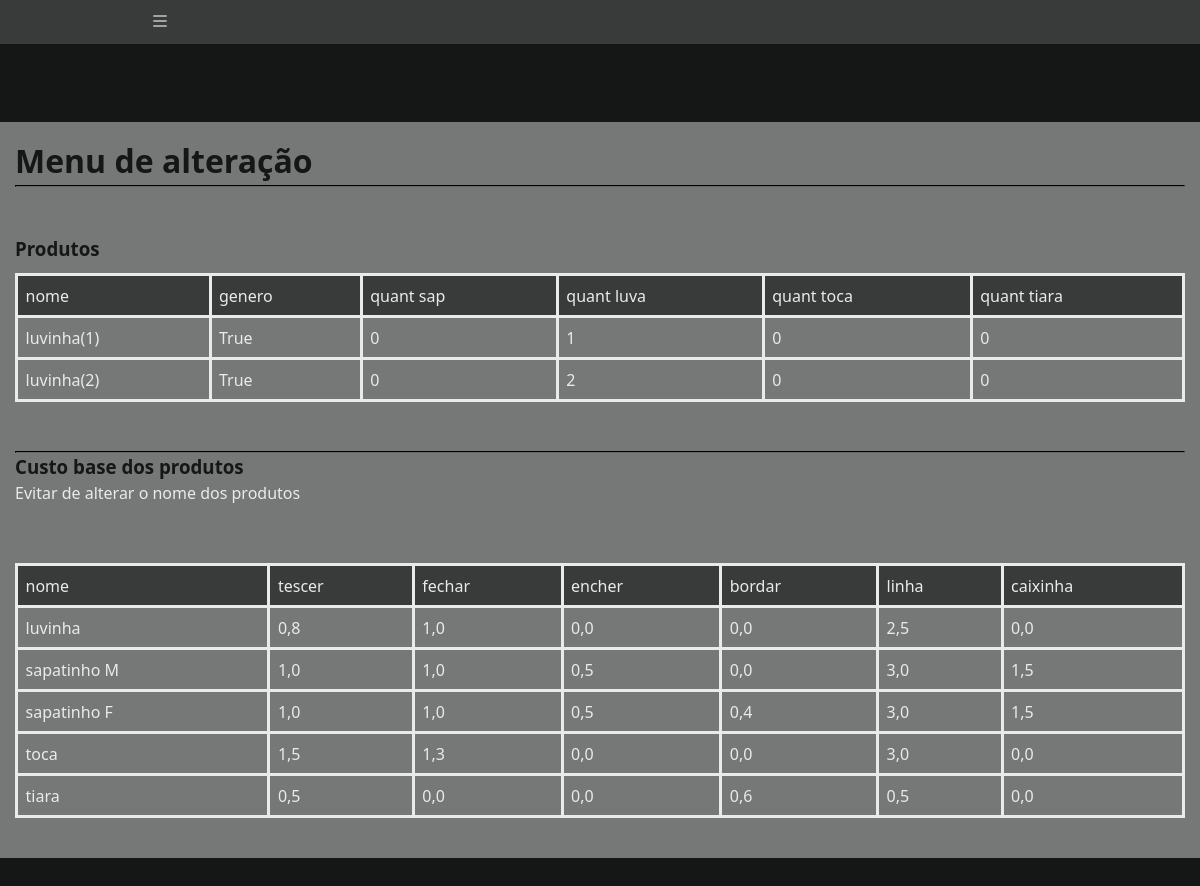
/Alterar/, run on an earlier commit of the app's database.
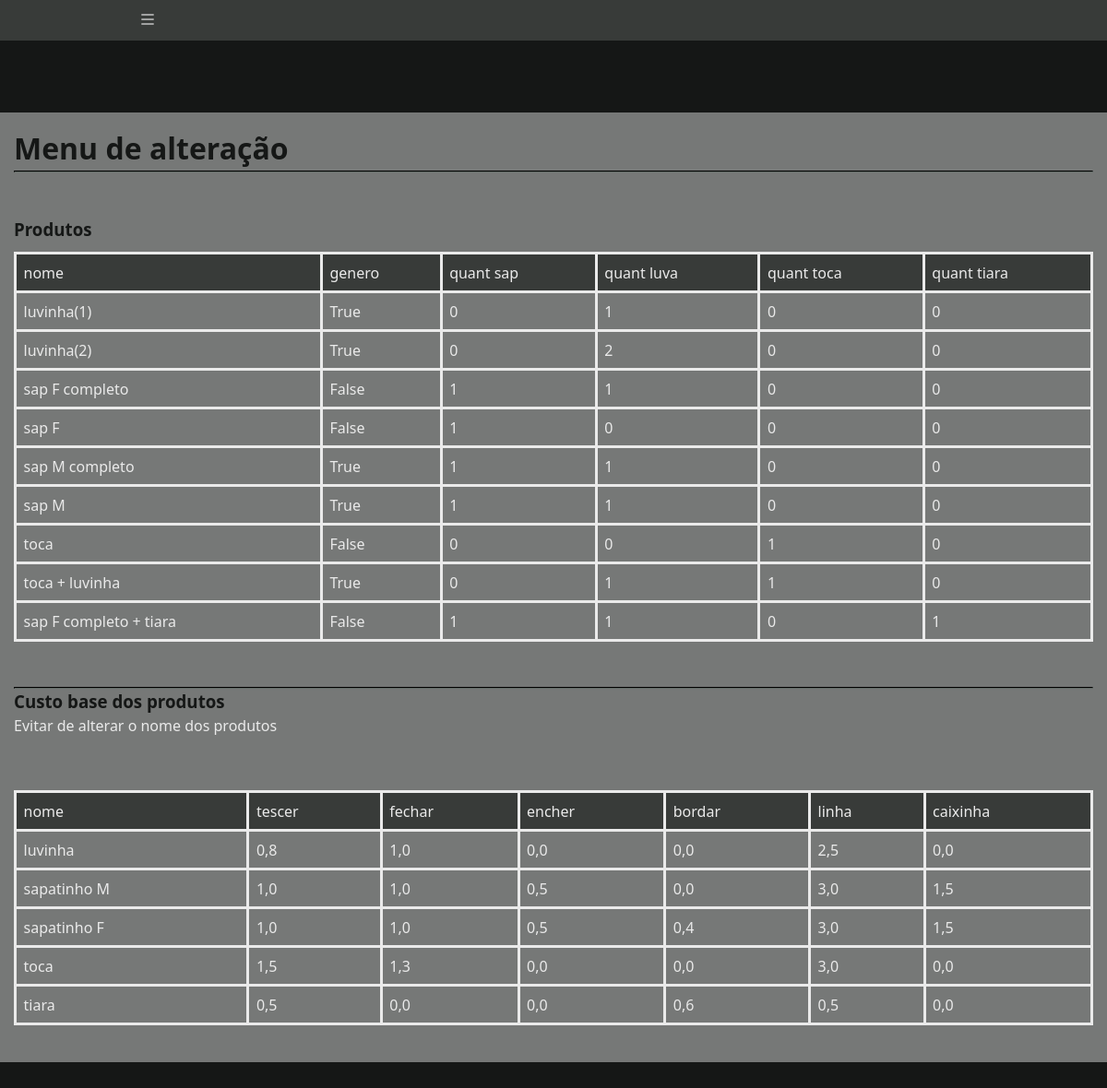
And on a later commit of the database.
### Venda/models.py (models this page shows, shortened)
class Product(models.Model):
    class Meta:
        verbose_name = 'Produto'
        verbose_name_plural = 'Produtos'
    name = models.CharField(max_length = 100, default = "")
    gender = models.BooleanField(default = 0)
    shoeUnits = models.IntegerField(default = 0)
    gloveUnits = models.IntegerField(default = 0)
    denUnits = models.IntegerField(default = 0)
    tiaraUnits = models.IntegerField(default = 0)

class Product_Base_Cost(models.Model):
    class Meta:
        verbose_name = 'Produto_base'
        verbose_name_plural = 'Produtos_bases'
    Name = models.CharField(max_length = 100)
    Weaving = models.FloatField()
    Close = models.FloatField()
    Fill = models.FloatField()
    Embroider = models.FloatField()
    Line = models.FloatField()
    Box = models.FloatField(default = 0.00)

### Venda/views/Modify.py (the view)
# urls.py: path('Alterar/', views.Modify_Menu, name = 'Modify-Menu'),
def Modify_Menu(request):
    products = Product.objects.all()
    base_cost = Product_Base_Cost.objects.all()
    context = {
        'title' : 'Alterar',
        'sub_titulo' : 'Menu de alteração',
        'categories_product' : categories_product,
        'products' : products,
        'base_cost' : base_cost,
        'categories_base_cost' : categories_base_cost
    }
    return render(
        request,
        'Sales/Modify_menu.html',
        context = context
    )

### Venda/templates/Sales/Modify_menu.html
{% extends "global/base.html" %}
{% block body_page %}
<br>
<br>
<div class="content">
    <h1>{{sub_titulo}}</h1>
    <hr>
    <br>
    <br>
    <h3>Produtos</h3>
    <table>
        <tr class = "table-title">
            {% for cat in categories_product %}
                <td><p>{{cat}}</p></td>
            {% endfor %}
        </tr>
        {% for prod in products %}
            <tr>
                <td><a href = "{% url 'Sales:Modify-Product' prod.pk %}">{{prod.name}}</a></td>
                <td><p>{{prod.gender}}</p></td>
                <td><p>{{prod.shoeUnits}}</p></td>
                <td><p>{{prod.gloveUnits}}</p></td>
                <td><p>{{prod.denUnits}}</p></td>
                <td><p>{{prod.tiaraUnits}}</p></td>
            </tr>
        {% endfor %}
    </table>
    <br>
    <hr>
    <h3>Custo base dos produtos</h3>
    <p>Evitar de alterar o nome dos produtos</p>
    <br>
    <br>
    <table>
        <tr class = "table-title">
            {% for cat in categories_base_cost %}
                <td><p>{{cat}}</p></td>
            {% endfor %}
        </tr>
        {% for bc in base_cost %}
            <tr>
                <td><a class = "header-link link" href = "{% url 'Sales:Modify-Product-Base' bc.pk %}">{{bc.Name}}</a></td>
                <td><p>{{bc.Weaving}}</p></td>
                <td><p>{{bc.Close}}</p></td>
                <td><p>{{bc.Fill}}</p></td>
                <td><p>{{bc.Embroider}}</p></td>
                <td><p>{{bc.Line}}</p></td>
                <td><p>{{bc.Box}}</p></td>
            </tr>
        {% endfor %}
    </table>
</div>
{% endblock body_page %}

### base_templates/global/base.html (shortened to what this page needs)
{% load static %}
<!DOCTYPE html>
<html lang="pt-BR">
    <head>
        <link rel = "stylesheet" href = "{% static 'global/css/style.css' %}">
        <link rel="stylesheet" href="https://cdn.jsdelivr.net/npm/bootstrap-icons@1.11.3/font/bootstrap-icons.min.css">
    </head>
    <body>
        {% include "global/parciais/_header.html" %}
        {% block body_page %}{% endblock body_page %}
    </body>
</html>

### base_templates/global/parciais/_header.html (shortened to what this page needs)
<div class="header" id = "header">
    <button onclick="toggleSidebar()" class = "btn_icon">
        <i class="bi bi-list icon"></i>
    </button>
    <div class="nagivation_header" id="nagivation_header">
        <ul>
        </ul>
        <ul>
        </ul>
        <ul>
        </ul>
        <ul>
        </ul>
    </div>
</div>

### base_static/global/css/style.css (style rules this page uses)
:root { --espaço: 1.5rem; --largura-pagina-principal: 120rem; --fonte-pequena: 1.6rem; --fonte-grande: 3.2rem; --fonte-extra-grade: 4rem; --transicao-rapida: 300ms; --espessuraBorda: 0.3rem; --raioBorda: 4px; --corPreta: #151716; --corCinza: #383B39; --corCinzaClaro: #767877; --corBranca: #EAEAEA; --corVerdeEscuro: #042D29; }
*, *::before, *::after { margin: 0; padding: 0; box-sizing: border-box; }
html { font-size: 62.5%; }
body { font-family: system-ui, -apple-system, BlinkMacSystemFont, 'Segoe UI', Roboto, Oxygen, Ubuntu, Cantarell, 'Open Sans', 'Helvetica Neue', sans-serif; line-height: 1.5; font-size: var(--fonte-pequena); color: var(--corBranca); -webkit-font-smoothing: antialiased; background: var(--corPreta); }
.nagivation_header { flex-direction: column !important; top: 0; background: var(--corCinza); height: 0px; animation-duration: 1s; margin-left: -100vw; justify-content: space-between; }
.header { background: var(--corCinza); padding: 1rem 10%; }
.icon, .active i { font-size: 20px; margin: calc(var(--espaço) * 2); padding-top: calc(var(--espaço) * 2); }
.btn_icon { background: transparent; border: none; color: var(--corBranca); cursor: pointer; }
a { text-decoration: none; color: var(--corBranca); }
.content { max-width: var(--largura-pagina-principal); margin: calc(var(--espaço) * 2) auto; padding: var(--espaço); background: var(--corCinzaClaro); }
.content h1, h3 { color: var(--corPreta); }
hr { border-color: var(--corPreta); }
table { width: 100%; margin-bottom: 25px; display: flexbox; justify-content: center; margin-top: 1rem; border-collapse: collapse; font-size: var(--fonte-pequena); }
.table-title { background: var(--corCinza); }
th, td { border: solid; text-align: left; padding: calc(var(--espaço) / 2); }
@media (min-width: 600px) { .content { grid-template-columns: repeat(auto-fill, minmax(18rem, 1fr)); } }

What changed in the data, as far as the page shows it:
added Product: name "sap F completo", gender "False", shoeUnits "1", gloveUnits "1", denUnits "0", tiaraUnits "0"
added Product: name "sap F", gender "False", shoeUnits "1", gloveUnits "0", denUnits "0", tiaraUnits "0"
added Product: name "sap M completo", gender "True", shoeUnits "1", gloveUnits "1", denUnits "0", tiaraUnits "0"
added Product: name "sap M", gender "True", shoeUnits "1", gloveUnits "1", denUnits "0", tiaraUnits "0"
added Product: name "toca", gender "False", shoeUnits "0", gloveUnits "0", denUnits "1", tiaraUnits "0"
added Product: name "toca + luvinha", gender "True", shoeUnits "0", gloveUnits "1", denUnits "1", tiaraUnits "0"
added Product: name "sap F completo + tiara", gender "False", shoeUnits "1", gloveUnits "1", denUnits "0", tiaraUnits "1"
